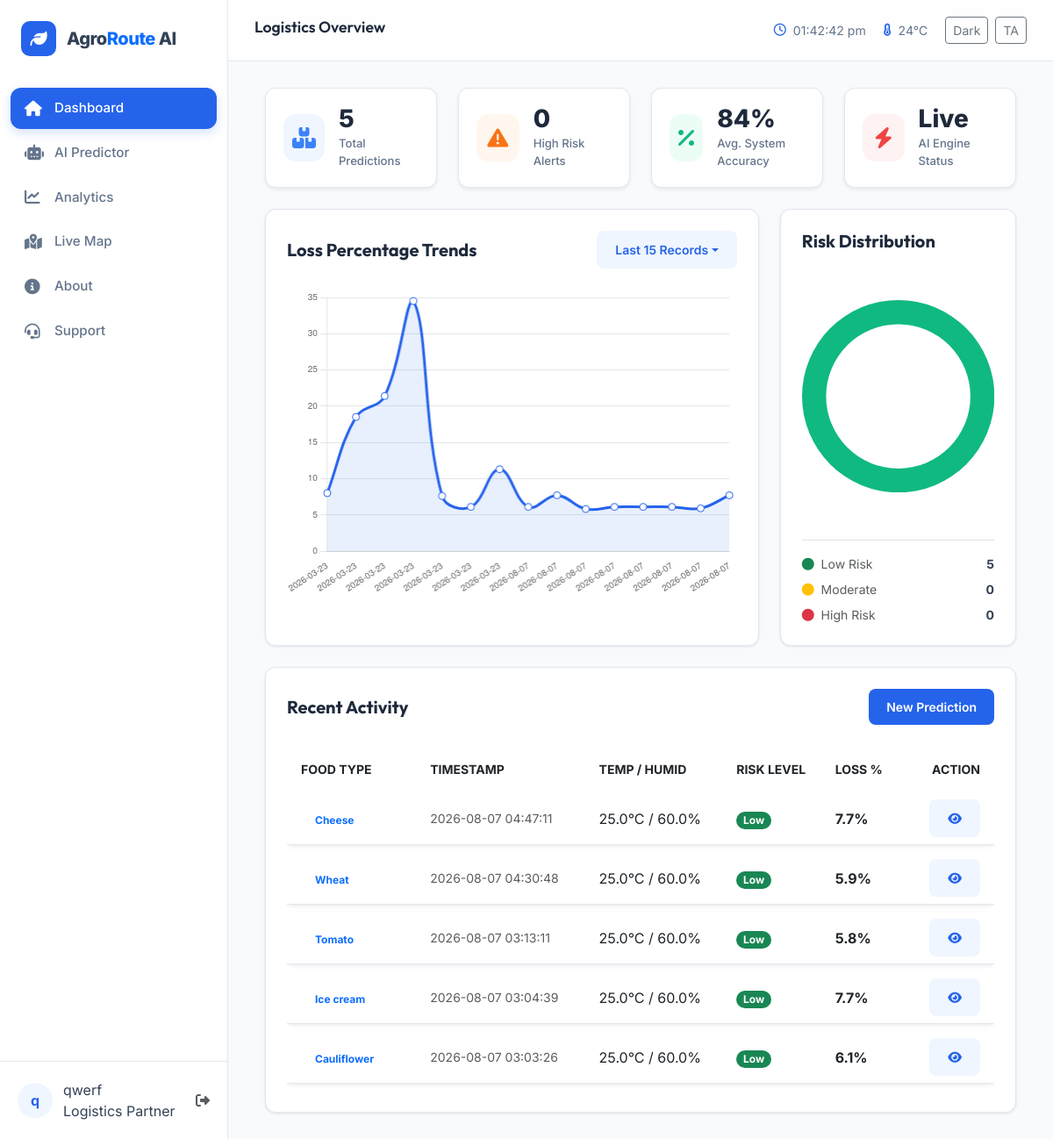
The app's page /dashboard (signed in) with its own data.
### tables this page shows
CREATE TABLE predictions (
        id               INTEGER PRIMARY KEY AUTOINCREMENT,
        user_id          INTEGER,
        food_type        TEXT,
        temperature      REAL,
        humidity         REAL,
        rainfall         REAL,
        transit_time     REAL,
        storage_duration REAL,
        src_lat          REAL,
        src_lon          REAL,
        dst_lat          REAL,
        dst_lon          REAL,
        risk_level       TEXT,
        loss_percentage  REAL,
        confidence       REAL,
        distance_km      REAL,
        storage_rec      TEXT,
        created          TEXT DEFAULT CURRENT_TIMESTAMP, encoded_food INTEGER, weather_cond TEXT, created_at TEXT,
        FOREIGN KEY(user_id) REFERENCES users(id)
    );

### AI/AI/main.py (the view)
@app.route('/dashboard')
@login_required
def dashboard():
    conn = get_db()
    uid = session['user_id']
    if session.get('is_admin'):
        preds = conn.execute('SELECT * FROM predictions ORDER BY created_at DESC LIMIT 10').fetchall()
        total_preds = conn.execute('SELECT COUNT(*) FROM predictions').fetchone()[0]
        total_users  = conn.execute('SELECT COUNT(*) FROM users').fetchone()[0]
    else:
        preds = conn.execute(
            'SELECT * FROM predictions WHERE user_id=? ORDER BY created_at DESC LIMIT 10', (uid,)
        ).fetchall()
        total_preds = conn.execute('SELECT COUNT(*) FROM predictions WHERE user_id=?', (uid,)).fetchone()[0]
        total_users = None
    risk_counts = {'Low': 0, 'Moderate': 0, 'High': 0}
    all_preds_q = conn.execute(
        'SELECT risk_level FROM predictions WHERE user_id=?', (uid,)
    ).fetchall() if not session.get('is_admin') else conn.execute(
        'SELECT risk_level FROM predictions'
    ).fetchall()
    for row in all_preds_q:
        rc = row['risk_level']
        if rc in risk_counts:
            risk_counts[rc] += 1
    trend_q = conn.execute(
        'SELECT loss_percentage, created_at FROM predictions ORDER BY created_at DESC LIMIT 15'
    ).fetchall()
    loss_trend = [{'loss': r['loss_percentage'], 'date': r['created_at'][:10]} for r in reversed(trend_q)]
    conn.close()
    weather = utils.get_simulated_weather(20.5937, 78.9629)
    return render_template('dashboard.html',
        predictions=preds,
        total_preds=total_preds,
        total_users=total_users,
        risk_counts=json.dumps(risk_counts),
        loss_trend=json.dumps(loss_trend),
        weather=weather,
        now=datetime.now().strftime('%Y-%m-%d %H:%M:%S')
    )

### AI/AI/templates/dashboard.html (shortened to what this page needs)
{% extends "base.html" %}
{% block page_title %}Logistics Overview{% endblock %}
{% block content %}
<div class="row g-4 mb-4">
    <div class="col-md-3 col-sm-6">
        <div class="stat-pill shadow-sm">
            <div class="icon-wrap icon-blue"><i class="fas fa-boxes-stacked"></i></div>
            <div>
                <div class="val-big counter-up">{{ total_preds }}</div>
                <div class="val-lbl">Total Predictions</div>
            </div>
        </div>
    </div>
    <div class="col-md-3 col-sm-6">
        <div class="stat-pill shadow-sm">
            <div class="icon-wrap icon-orange"><i class="fas fa-triangle-exclamation"></i></div>
            <div>
                <div class="val-big counter-up">{{ (risk_counts | fromjson)['High'] }}</div>
                <div class="val-lbl">High Risk Alerts</div>
            </div>
        </div>
    </div>
    <div class="col-md-3 col-sm-6">
        <div class="stat-pill shadow-sm">
            <div class="icon-wrap icon-green"><i class="fas fa-percent"></i></div>
            <div>
                <div class="val-big">84%</div>
                <div class="val-lbl">Avg. System Accuracy</div>
            </div>
        </div>
    </div>
    <div class="col-md-3 col-sm-6">
        <div class="stat-pill shadow-sm">
            <div class="icon-wrap icon-red"><i class="fas fa-bolt"></i></div>
            <div>
                <div class="val-big">Live</div>
                <div class="val-lbl">AI Engine Status</div>
            </div>
        </div>
    </div>
</div>
<div class="row g-4">
    <div class="col-lg-8">
        <div class="card-startup h-100">
            <div class="d-flex justify-content-between align-items-center mb-4">
                <h5 class="mb-0">Loss Percentage Trends</h5>
                <div class="dropdown">
                    <button class="btn btn-sm btn-light-startup dropdown-toggle" type="button" data-bs-toggle="dropdown">Last 15 Records</button>
                </div>
            </div>
            <div style="height: 350px;">
                <canvas id="lossTrendChart"></canvas>
            </div>
        </div>
    </div>
    <div class="col-lg-4">
        <div class="card-startup h-100">
            <h5 class="mb-4">Risk Distribution</h5>
            <div style="height: 280px;" class="d-flex align-items-center justify-content-center">
                <canvas id="riskDistChart"></canvas>
            </div>
            <div class="mt-4 border-top pt-3">
                <div class="d-flex justify-content-between mb-2">
                    <span class="small text-muted"><i class="fas fa-circle text-success me-1"></i> Low Risk</span>
                    <span class="small fw-bold">{{ (risk_counts | fromjson)['Low'] }}</span>
                </div>
                <div class="d-flex justify-content-between mb-2">
                    <span class="small text-muted"><i class="fas fa-circle text-warning me-1"></i> Moderate</span>
                    <span class="small fw-bold">{{ (risk_counts | fromjson)['Moderate'] }}</span>
                </div>
                <div class="d-flex justify-content-between">
                    <span class="small text-muted"><i class="fas fa-circle text-danger me-1"></i> High Risk</span>
                    <span class="small fw-bold">{{ (risk_counts | fromjson)['High'] }}</span>
                </div>
            </div>
        </div>
    </div>
    <div class="col-12">
        <div class="card-startup">
            <div class="d-flex justify-content-between align-items-center mb-4">
                <h5 class="mb-0">Recent Activity</h5>
                <a href="{{ url_for('predict') }}" class="btn btn-primary-startup btn-sm">New Prediction</a>
            </div>
            <div class="table-responsive">
                <table class="table table-hover align-middle mb-0" style="border-collapse: separate; border-spacing: 0 8px;">
                    <thead class="text-muted small text-uppercase">
                        <tr>
                            <th class="border-0 px-3">Food Type</th>
                            <th class="border-0">Timestamp</th>
                            <th class="border-0">Temp / Humid</th>
                            <th class="border-0">Risk Level</th>
                            <th class="border-0">Loss %</th>
                            <th class="border-0 px-3 text-end">Action</th>
                        </tr>
                    </thead>
                    <tbody>
                        {% for p in predictions %}
                        <tr class="shadow-sm rounded" style="background: #fff; border: 1px solid var(--border);">
                            <td class="px-3">
                                <span class="badge bg-primary-light text-primary px-3">{{ p.food_type }}</span>
                            </td>
                            <td class="text-muted small">{{ p.created_at }}</td>
                            <td>{{ p.temperature }}°C / {{ p.humidity }}%</td>
                            <td>
                                <span class="badge {% if p.risk_level == 'Low' %}bg-success{% elif p.risk_level == 'Moderate' %}bg-warning{% else %}bg-danger{% endif %} rounded-pill">
                                    {{ p.risk_level }}
                                </span>
                            </td>
                            <td class="fw-bold">
                                {{ p.loss_percentage }}%
                            </td>
                            <td class="px-3 text-end">
                                <a href="{{ url_for('map_view') }}" class="btn btn-sm btn-light-startup">
                                    <i class="fas fa-eye"></i>
                                </a>
                            </td>
                        </tr>
                        {% endfor %}
                    </tbody>
                </table>
            </div>
        </div>
    </div>
</div>
{% endblock %}
{% block scripts %}
<script>
    document.addEventListener('DOMContentLoaded', function() {
        const riskData = JSON.parse('{{ risk_counts | safe }}');
        const lossTrend = JSON.parse('{{ loss_trend | safe }}');
        // 1. Risk Distribution Chart (Doughnut)
        new Chart(document.getElementById('riskDistChart'), {
            type: 'doughnut',
            data: {
                labels: ['Low', 'Moderate', 'High'],
                datasets: [{
                    data: [riskData.Low, riskData.Moderate, riskData.High],
                    backgroundColor: ['#10b981', '#f59e0b', '#ef4444'],
                    borderWidth: 0,
                    hoverOffset: 4
                }]
            },
            options: {
                cutout: '75%',
                plugins: { legend: { display: false } }
            }
        });
        // 2. Loss Trend Chart (Line)
        new Chart(document.getElementById('lossTrendChart'), {
            type: 'line',
            data: {
                labels: lossTrend.map(v => v.date),
                datasets: [{
                    label: 'Loss %',
                    data: lossTrend.map(v => v.loss),
                    borderColor: '#2563eb',
                    backgroundColor: 'rgba(37, 99, 235, 0.1)',
                    fill: true,
                    tension: 0.4,
                    pointRadius: 4,
                    pointBackgroundColor: '#fff',
                    pointBorderColor: '#2563eb'
                }]
            },
            options: {
                responsive: true,
                maintainAspectRatio: false,
                scales: {
                    y: { beginAtZero: true, grid: { borderDash: [5, 5] }, ticks: { font: { size: 10 } } },
                    x: { grid: { display: false }, ticks: { font: { size: 10 } } }
                },
                plugins: { legend: { display: false } }
            }
        });
    });
</script>
{% endblock %}

### AI/AI/templates/base.html (shortened to what this page needs)
<!DOCTYPE html>
<html lang="en">
<head>
    <link href="https://cdn.jsdelivr.net/npm/bootstrap@5.3.0/dist/css/bootstrap.min.css" rel="stylesheet">
    <link rel="stylesheet" href="https://cdnjs.cloudflare.com/ajax/libs/font-awesome/6.4.0/css/all.min.css">
    <link rel="stylesheet" href="{{ url_for('static', filename='style.css') }}">
</head>
<body>
    <nav class="sidebar" id="sidebar">
        <div class="sidebar-header">
            <div class="logo-box"><i class="fas fa-leaf"></i></div>
            <span class="brand-name">Agro<span class="text-primary">Route</span> AI</span>
        </div>
        <ul class="nav-menu">
            <li class="nav-item">
                <a href="{{ url_for('dashboard') }}" class="nav-link-side {% if request.path == url_for('dashboard') %}active{% endif %}">
                    <i class="fas fa-home"></i> <span data-i18n="nav_dashboard">Dashboard</span>
                </a>
            </li>
            <li class="nav-item">
                <a href="{{ url_for('predict') }}" class="nav-link-side {% if request.path == url_for('predict') %}active{% endif %}">
                    <i class="fas fa-robot"></i> <span data-i18n="nav_predict">AI Predictor</span>
                </a>
            </li>
            <li class="nav-item">
                <a href="{{ url_for('visualization') }}" class="nav-link-side {% if request.path == url_for('visualization') %}active{% endif %}">
                    <i class="fas fa-chart-line"></i> <span data-i18n="nav_analytics">Analytics</span>
                </a>
            </li>
            <li class="nav-item">
                <a href="{{ url_for('map_view') }}" class="nav-link-side {% if request.path == url_for('map_view') %}active{% endif %}">
                    <i class="fas fa-map-location-dot"></i> <span data-i18n="nav_map">Live Map</span>
                </a>
            </li>
            <li class="nav-item">
                <a href="{{ url_for('about') }}" class="nav-link-side {% if request.path == url_for('about') %}active{% endif %}">
                    <i class="fas fa-info-circle"></i> <span data-i18n="nav_about">About</span>
                </a>
            </li>
            <li class="nav-item">
                <a href="{{ url_for('contact') }}" class="nav-link-side {% if request.path == url_for('contact') %}active{% endif %}">
                    <i class="fas fa-headset"></i> <span data-i18n="nav_support">Support</span>
                </a>
            </li>
        </ul>
        <div class="sidebar-footer">
            <div class="user-profile">
                <div class="avatar-circle">{{ session.get('user_name', 'U')[0] }}</div>
                <div class="user-info">
                    <div class="user-name">{{ session.get('user_name', 'User') }}</div>
                    <div class="user-role">{% if session.get('is_admin') %}Admin{% else %}Logistics Partner{% endif %}</div>
                </div>
                <a href="{{ url_for('logout') }}" class="text-muted ms-auto"><i class="fas fa-sign-out-alt"></i></a>
            </div>
        </div>
    </nav>
    <header class="topbar">
        <div class="topbar-content">
            <h2 class="page-title">{% block page_title %}Dashboard{% endblock %}</h2>
            <div class="top-meta">
                <div class="meta-item d-none d-md-flex">
                    <i class="far fa-clock"></i> <span id="liveTime">00:00:00</span>
                </div>
                <div class="meta-item d-none d-md-flex">
                    <i class="fas fa-temperature-half"></i> <span id="topbarTemp">24°C</span>
                </div>
                <div class="topbar-actions d-flex align-items-center gap-2">
                    <button class="btn btn-sm btn-outline-secondary" id="themeToggle" type="button" data-i18n="toggle_theme">Dark</button>
                    <button class="btn btn-sm btn-outline-secondary" id="langToggle" type="button">TA</button>
                </div>
            </div>
        </div>
    </header>
    <main class="main-wrapper">
        <div class="container-fluid">
            <div class="toast-container position-fixed top-0 end-0 p-3">
            </div>
            {% block content %}{% endblock %}
        </div>
    </main>
    {% block scripts %}{% endblock %}
</body>
</html>

### records on screen
predictions: food_type "Cheese", created_at "2026-08-07 04:47:11", temperature "25.0", humidity "60.0", risk_level "Low", loss_percentage "7.7"
predictions: food_type "Wheat", created_at "2026-08-07 04:30:48", temperature "25.0", humidity "60.0", risk_level "Low", loss_percentage "5.9"
predictions: food_type "Tomato", created_at "2026-08-07 03:13:11", temperature "25.0", humidity "60.0", risk_level "Low", loss_percentage "5.8"
predictions: food_type "Ice cream", created_at "2026-08-07 03:04:39", temperature "25.0", humidity "60.0", risk_level "Low", loss_percentage "7.7"
predictions: food_type "Cauliflower", created_at "2026-08-07 03:03:26", temperature "25.0", humidity "60.0", risk_level "Low", loss_percentage "6.1"

### other values on screen
{{ session.get('user_name', 'U')[0] }} "q"
{{ session.get('user_name', 'User') }} "qwerf"
{{ total_preds }} "5"
{{ (risk_counts | fromjson)['High'] }} "0"
{{ (risk_counts | fromjson)['Low'] }} "5"
{{ (risk_counts | fromjson)['Moderate'] }} "0"
